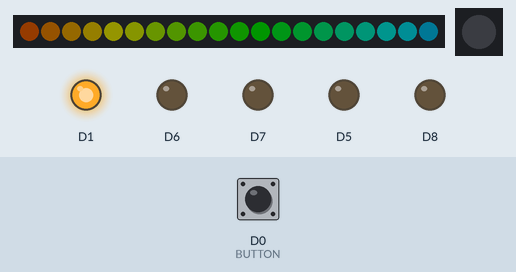
A program run on a simulated ESP8266 (NodeMCU). Parts: 20 RGB LEDs in strip order, left to right, 1 RGB LEDs in strip order, left to right, output pins drawn as LEDs (lit = HIGH). The inputs (shaded band) are chosen by the test bench; at power-on: D0 (BUTTON) LOW. Dim RGB values are drawn brighter than linear; the local clock reads 2024-03-15 10:24:30 at power-on unless the program sets it; random numbers use the default seed unless the program sets one.

Above: at 1.2 s.
1.3 s: D0 (BUTTON) pulled HIGH for 0.15 s
At 1.5 s:
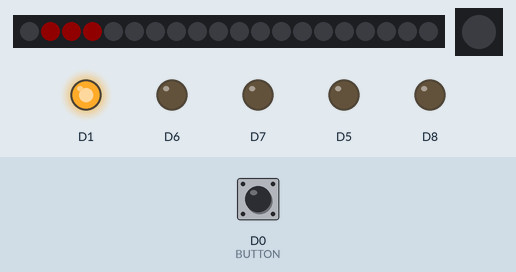
2.0 s: D0 (BUTTON) pulled HIGH for 3.2 s
At 2.02 s:
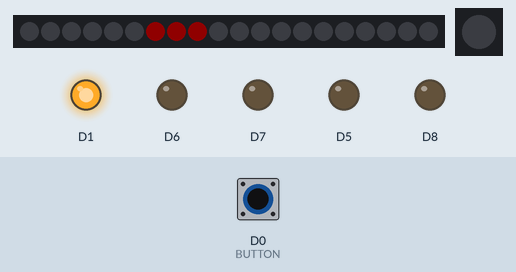
5.8 s: D0 (BUTTON) pulled HIGH for 1 s
At 6.21 s:
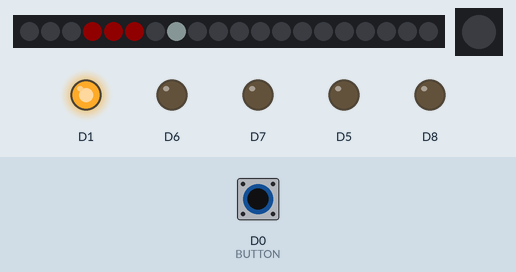
7.4 s: D0 (BUTTON) pulled HIGH for 0.15 s
At 7.55 s:
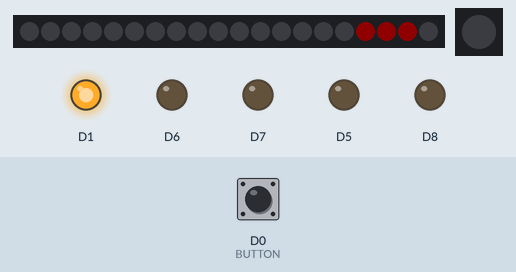
8.1 s: D0 (BUTTON) pulled HIGH for 0.15 s
At 8.27 s:
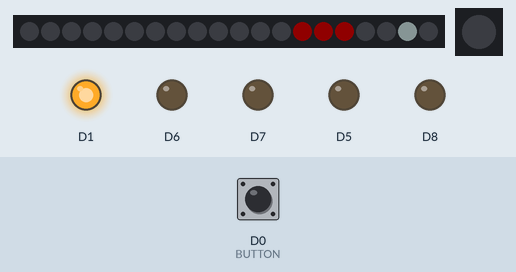
8.8 s: D0 (BUTTON) pulled HIGH for 1 s
At 10.16 s:
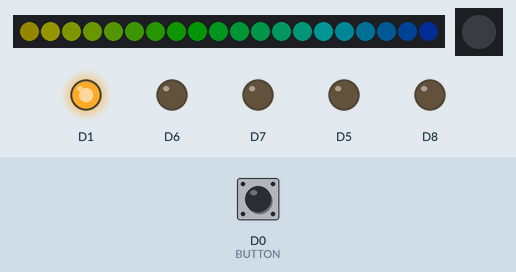
Timing chart, 0 to 11.8 s (numbered marks = the images above; inputs shaded):
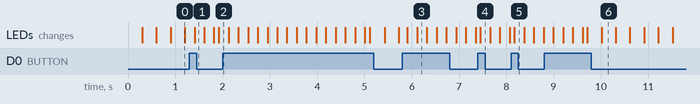

The program:

main.cpp
```cpp
#include <EspNeopixel.h>

// pins
#define NEOSTRIP 4
#define NEOLED 0
#define BUTTON 16
// fade speed
#define FAST 1
#define MEDIUM 13
#define SLOW 40

// bool high = true;

EspNeopixel pixels;

//setup and main loop
void setup() {

  srand(time(NULL));

  // pin setup
  // 0 = D3
  // 1 = TX
  // 2 = D4
  // 3 = RX
  // 4 = D2
  // 5 = D1
  // 12 = D6
  // 13 = D7
  // 14 = D5
  // 15 = D8
  // 16 = D0
  // 17 = A0
  // pinMode(NEOLED, OUTPUT); // see EspNeopixel.h
  // pinMode(1, OUTPUT);
  // pinMode(2, OUTPUT);
  // pinMode(3, OUTPUT);
  // pinMode(NEOSTRIP, OUTPUT); // see EspNeopixel.h
  pinMode(5, OUTPUT);
  pinMode(12, OUTPUT);
  pinMode(13, OUTPUT);
  pinMode(14, OUTPUT);
  pinMode(15, OUTPUT);
  pinMode(BUTTON, INPUT);

  // digitalWrite(NEOLED, LOW); // see EspNeopixel.h
  // digitalWrite(1, LOW);
  // digitalWrite(2, LOW);
  // digitalWrite(3, LOW);
  // digitalWrite(NEOSTRIP, LOW); // see EspNeopixel.h
  digitalWrite(5, HIGH);
  digitalWrite(12, LOW);
  digitalWrite(13, LOW);
  digitalWrite(14, LOW);
  digitalWrite(15, LOW);
  // digitalWrite(16, LOW);

  // startup
  pixels.setup();
}

void loop() {

  //flashLed(16, 500);

  // if (high) {
  //   digitalWrite(LED, HIGH);
  //   high = false;
  // } else {
  //   digitalWrite(LED, LOW);
  //   high = true;
  // }

  int button = digitalRead(BUTTON);
  if (button == HIGH) {
    pixels.sweep(200, 0, 0, true);
  }

  pixels.rainbowStep();

  // pixels.glow();
  // pixels.sweep(200, 0, 0, true);
  // pixels.pulse(50500, SLOW);
  // pixels.sweep(200, 0, 0, true);
}
```

EspNeopixel.h
```cpp
#define EspNeopixel_h

#include <Adafruit_NeoPixel.h>

class EspNeopixel {

    public:
        void setup();
        void setStripColor(int pixel, int red, int green, int blue);
        void setLedColor(int red, int green, int blue);
        void sweep(int red, int green, int blue, bool shimmer);
        void rainbow();
        void rainbowStep();
        void glow();
        void pulse(uint16_t hue, int speed);
};
```

EspNeopixel.cpp
```cpp
#include <EspNeopixel.h>

#define PIXELS 20
#define LED 1
#define STRIPPIN D2
#define LEDPIN D3
#define LEDBRIGHTNESS 20
#define STRIPBRIGHTNESS 20

Adafruit_NeoPixel strip = Adafruit_NeoPixel(PIXELS, STRIPPIN, NEO_GRB + NEO_KHZ800);
Adafruit_NeoPixel led = Adafruit_NeoPixel(LED, LEDPIN, NEO_GRB + NEO_KHZ800);

int cycle = 65536 / 4; // increase divisor to cycle faster
int offset = round(65536 / 2 / strip.numPixels()); // decrease divisor to shorten spread
int hue = 0;
int pixel = 0;

void EspNeopixel::setup() {
    strip.begin();
    strip.clear();
    strip.setBrightness(STRIPBRIGHTNESS);
    strip.show();
    led.begin();
    led.clear();
    strip.setBrightness(LEDBRIGHTNESS);
    led.show();
}

void EspNeopixel::setStripColor(int pixel, int red, int green, int blue) {
    strip.setPixelColor(pixel, strip.Color(red, green, blue));
    strip.show();
}

void EspNeopixel::setLedColor(int red, int green, int blue) {
    led.setPixelColor(0, strip.Color(red, green, blue));
    led.show();
}

void EspNeopixel::sweep(int red, int green, int blue, bool shimmer) {

    for (int i = 0; i <= PIXELS - 1; ++i) {
        // setLedColor(random(10, 200), random(10, 200), random(10, 200));
        strip.clear();
        if (shimmer && i % 2) {
            setStripColor(random(1, PIXELS) - 1, 230, 255, 255);
        }
        setStripColor(i, red, green, blue);
        if (i + 1 < PIXELS) {
            setStripColor(i + 1, red, green, blue);
        }
        if (i + 2 < PIXELS) {
            setStripColor(i + 2, red, green, blue);
        }
        strip.show();
        delay(100);
    }

    for (int j = 19; j --> 0;) {
        // setLedColor(255, 0, 0);
        strip.clear();
        if (shimmer && j % 2) {
            setStripColor(random(1, PIXELS) - 1, 230, 255, 255);
        }
        setStripColor(j, red, green, blue);
        if (j - 1 >= 0) {
            setStripColor(j - 1, red, green, blue);
        }
        if (j - 2 >= 0) {
            setStripColor(j - 2, red, green, blue);
        }
        strip.show();
        delay(100);
    }

    strip.clear();
    // delay(random(100, 3000));
}

void EspNeopixel::rainbowStep() {

    strip.setPixelColor(pixel, strip.ColorHSV(hue*8+offset*pixel));
    strip.show();
    delay(1);
    if (hue <= cycle) {
        hue++;
    } else {
        hue = 0;
    }
    if (pixel <= strip.numPixels() - 1) {
        pixel++;
    } else {
        pixel = 0;
    }
}

void EspNeopixel::rainbow() {

    int cycle = 65536 / 4; // increase divisor to cycle faster
    int offset = round(65536 / 2 / strip.numPixels()); // decrease divisor to shorten spread
    for (int hue = 0; hue <= cycle; hue++) {
        for (int pixel = 0; pixel <= strip.numPixels() - 1; pixel++) {
            strip.setPixelColor(pixel, strip.ColorHSV(hue*8+offset*pixel));
        }
        strip.show();
        delay(1);
    }
}

void EspNeopixel::glow() {

    int multiplier = 2; // increase multiplier to cycle faster
    int cycle = 65536 / multiplier;
    for (int hue = 0; hue <= cycle; hue++) {
        strip.fill(strip.ColorHSV(hue*multiplier, 255, 150), 0, strip.numPixels());
        strip.show();
        delay(1);
    }
}

void EspNeopixel::pulse(uint16_t hue, int speed) {

    for (int i = 10; i <= 255; i++) {
        strip.fill(strip.ColorHSV(hue, 255, i), 0, strip.numPixels());
        strip.show();
        delay(speed);
    }
    for (int j = 255; j --> 10;) {
        strip.fill(strip.ColorHSV(hue, 255, j), 0, strip.numPixels());
        strip.show();
        delay(speed);
    }
}

int random(int min, int max) {
    return rand() % min + max;
}
```
